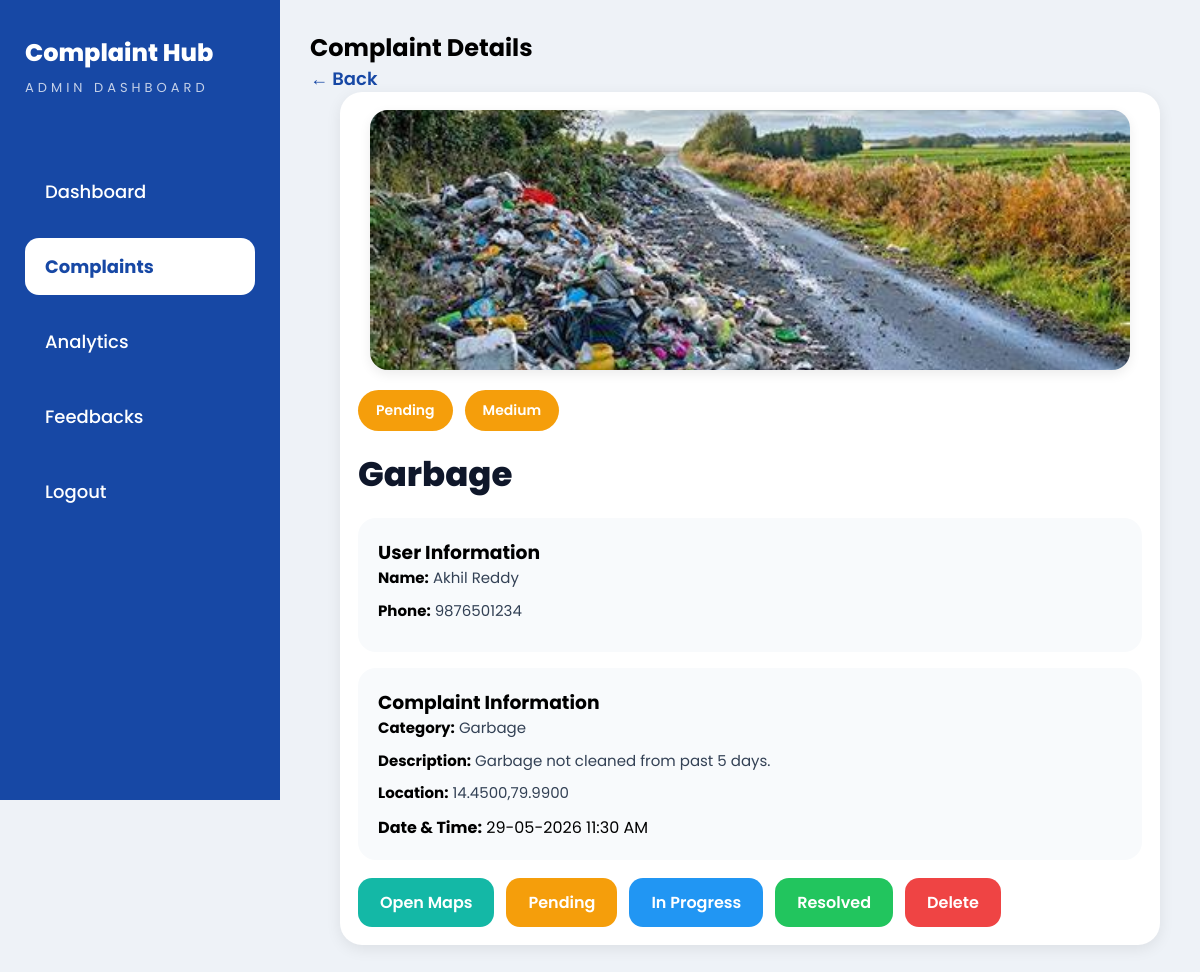
Screenshot of /complaint/2 (signed in) with the database file from the repository.
### tables this page shows
CREATE TABLE complaints (

        id INTEGER PRIMARY KEY AUTOINCREMENT,

        name TEXT,
        phone TEXT,

        category TEXT,
        description TEXT,

        location TEXT,
        area TEXT,

        image TEXT,

        status TEXT,
        priority TEXT,
        created_at TEXT

    );

### app.py (the view)
@app.route('/complaint/<int:id>')
def complaint_view(id):
    if 'admin' not in session:
        return redirect('/admin')
    conn = sqlite3.connect('ComplaintHub.db')
    c = conn.cursor()
    c.execute(
        "SELECT * FROM complaints WHERE id=?",
        (id,)
    )
    complaint = c.fetchone()
    conn.close()
    return render_template(
        'admin/complaint_view.html',
        complaint=complaint
    )

### templates/admin/complaint_view.html (shortened to what this page needs)
<!DOCTYPE html>
<html lang="en">
<head>
    <link rel="stylesheet"
          href="{{ url_for('static', filename='css/complaint_details.css') }}">
</head>
<body>
<div class="dashboard-container">
    <div class="sidebar">
        <div class="logo-section">
            <h1 style="font-size:x-large;">Complaint Hub</h1>
            <p class="admin-text">
                ADMIN DASHBOARD
            </p>
        </div>
        <ul>
            <li>
                <a href="/admin-dashboard">
                    Dashboard
                </a>
            </li>
            <li>
                <a href="/admin/complaints" class="active">
                    Complaints
                </a>
            </li>
            <li>
                <a href="/admin/analytics">
                    Analytics
                </a>
            </li>
            <li>
                <a href="/admin/feedbacks">
                    Feedbacks
                </a>
            </li>
            <li>
                <a href="/admin/logout">
                    Logout
                </a>
            </li>
        </ul>
    </div>
    <div class="main-content">
        <div class="top-bar">
            <h2>Complaint Details</h2>
            <a href="/admin-dashboard"
            class="back-btn">
            ← Back
            </a>
        </div>
        <div class="complaint-view-card">
<div class="complaint-image-wrapper">
    {% if complaint[7] %}
    <img src="{{ url_for('static', filename='uploads/' + complaint[7]) }}"
     alt="Complaint Image"
     class="complaint-img">
    {% else %}
    <img src="{{ url_for('static', filename='images/no-image.png') }}"
         alt="No Image"
         class="complaint-img">
    {% endif %}
</div>
<div class="complaint-details">
    <div class="badges">
        <span class="status-badge
        {% if complaint[8] == 'Pending' %}
            pending
        {% elif complaint[8] == 'In Progress' %}
            progress
        {% else %}
            resolved
        {% endif %}
        ">
            {{ complaint[8] }}
        </span>
        <span class="priority-badge
        {% if complaint[9] == 'High' %}
            high
        {% elif complaint[9] == 'Medium' %}
            medium
        {% else %}
            low
        {% endif %}
        ">
            {{ complaint[9] }}
        </span>
    </div>
                <h1>{{ complaint[3] }}</h1>
                <div class="detail-box">
                    <h3>User Information</h3>
                    <p>
                        <strong>Name:</strong>
                        {{ complaint[1] }}
                    </p>
                    <p>
                        <strong>Phone:</strong>
                        {{ complaint[2] }}
                    </p>
                </div>
                <div class="detail-box">
                    <h3>Complaint Information</h3>
                    <p>
                        <strong>Category:</strong>
                        {{ complaint[3] }}
                    </p>
                    <p>
                        <strong>Description:</strong>
                        {{ complaint[4] }}
                    </p>
                    <p>
                        <strong>Location:</strong>
                        {{ complaint[5] }}
                    </p>
                    <div class="info-row">
    <strong>Date & Time:</strong>
    <span>
        {{ complaint[10] }}
    </span>
</div>
                </div>
                <div class="action-buttons">
                    <a href="https://www.google.com/maps/search/{{ complaint[5] }}"
                    target="_blank"
                    class="map-btn">
                    Open Maps
                    </a>
                    <a href="/update-status/{{ complaint[0] }}/Pending"
                    class="pending-btn">
                    Pending
                    </a>
                    <a href="/update-status/{{ complaint[0] }}/In Progress"
                    class="progress-btn">
                    In Progress
                    </a>
                    <a href="/update-status/{{ complaint[0] }}/Resolved"
                    class="resolved-btn">
                    Resolved
                    </a>
                    <a href="/delete-complaint/{{ complaint[0] }}"
                    class="delete-btn">
                    Delete
                    </a>
                </div>
            </div>
        </div>
    </div>
</div>
</body>
</html>

### static/css/complaint_details.css (style rules this page uses)
* { margin:0; padding:0; box-sizing:border-box; font-family:'Poppins',sans-serif; }
body { background:#eef2f7; overflow-x:hidden; }
.sidebar { width:260px; height:100vh; background:#1748a5; position:fixed; left:0; top:0; padding:35px 25px; overflow-y:auto; }
.logo-section { margin-bottom:65px; }
.sidebar h1 { font-size:28px; font-weight:800; color:white; margin-bottom:8px; }
.admin-text { font-size:13px; letter-spacing:4px; color:rgba(255,255,255,0.75); }
.sidebar ul { list-style:none; }
.sidebar ul li { margin-bottom:18px; }
.sidebar ul li a { display:block; padding:15px 20px; border-radius:14px; text-decoration:none; color:white; font-size:18px; font-weight:500; transition:0.3s; }
.sidebar ul li a.active { background:white; color:#1748a5; font-weight:700; }
.main-content { margin-left:260px; width:calc(100% - 260px); padding:30px; }
.back-btn { text-decoration:none; color:#1748a5; font-size:18px; font-weight:600; }
.complaint-view-card { background:white; border-radius:22px; padding:18px; box-shadow:0 4px 15px rgba(0,0,0,0.08); max-width:820px; margin:auto; }
.complaint-image-wrapper { width:100%; display:flex; justify-content:center; align-items:center; margin-bottom:20px; }
.complaint-img { width:100%; max-width:760px; height:260px; object-fit:cover; border-radius:18px; display:block; box-shadow:0 4px 12px rgba(0,0,0,0.08); }
.badges { display:flex; gap:12px; margin-bottom:18px; }
.status-badge, .priority-badge { padding:10px 18px; border-radius:30px; color:white; font-weight:600; font-size:14px; }
.pending { background:#f59e0b; }
.medium { background:#f59e0b; }
.complaint-details h1 { font-size:34px; font-weight:800; color:#0f172a; margin-bottom:18px; }
.detail-box { background:#f8fafc; padding:20px; border-radius:18px; margin-bottom:16px; }
.detail-box p { font-size:15px; color:#334155; margin-bottom:10px; line-height:1.5; }
.detail-box strong { color:#000; }
.action-buttons { display:flex; flex-wrap:wrap; gap:12px; margin-top:18px; }
.action-buttons a { text-decoration:none; padding:12px 22px; border-radius:14px; color:white; font-size:16px; font-weight:600; transition:0.3s; }
.map-btn { background:#14b8a6; }
.pending-btn { background:#f59e0b; }
.progress-btn { background:#2196f3; }
.resolved-btn { background:#22c55e; }
.delete-btn { background:#ef4444; }
@media (max-width:1200px) { .sidebar { width:280px; } }
@media (max-width:1200px) { .main-content { margin-left:280px; } }

### rows the page displays
complaints: image (picture), status "Pending", priority "Medium", category "Garbage", name "Akhil Reddy", phone "9876501234", description "Garbage not cleaned from past 5 days.", location "14.4500,79.9900", created_at "29-05-2026 11:30 AM"
